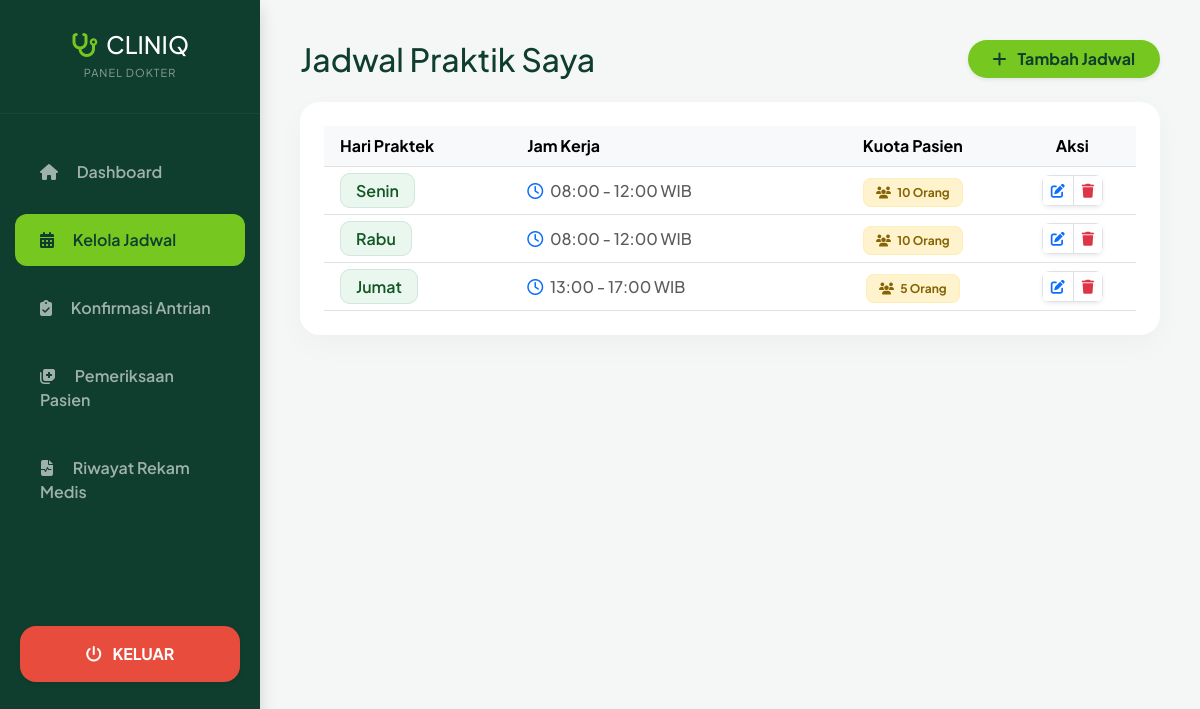
Screenshot of /dokter/jadwal.php (signed in) with the database file from the repository.
### tables this page shows
CREATE TABLE jadwal_dokter (
  id_jadwal INT AUTO_INCREMENT PRIMARY KEY,
  id_dokter INT NOT NULL,
  hari VARCHAR(20) NOT NULL,
  jam_mulai TIME NOT NULL,
  jam_selesai TIME NOT NULL,
  kuota INT DEFAULT 10,
  status VARCHAR(20) DEFAULT 'Aktif',
  FOREIGN KEY (id_dokter) REFERENCES dokter(id_dokter) ON DELETE CASCADE
);

### db.php (called while the page is built, shortened)
<?php
class DbConnection
{
    public function __construct($handle)
    {
        $this->handle = $handle;
    }
}
function db_query(?DbConnection $conn, string $query)
{
    $result = mysqli_query($conn->handle, $query);
    return $result;
}
function db_fetch_assoc($result): ?array
{
    if ($result instanceof mysqli_result) {
        $row = mysqli_fetch_assoc($result);
        return $row === null ? null : $row;
    }
    return null;
}

### dokter/jadwal.php (the view, shortened to what this page needs)
<?php
include '../koneksi.php';
$id_user = $_SESSION['id_user'];
$q_dokter = db_query($conn, "SELECT id_dokter FROM dokter WHERE id_user = '$id_user'");
$dokter = db_fetch_assoc($q_dokter);
$id_dokter = $dokter['id_dokter'];
?>
<!DOCTYPE html>
<html lang="id">
<head>
    <link href="https://cdn.jsdelivr.net/npm/bootstrap@5.3.0/dist/css/bootstrap.min.css" rel="stylesheet">
    <link rel="stylesheet" href="https://cdnjs.cloudflare.com/ajax/libs/font-awesome/6.4.0/css/all.min.css">
</head>
<body>
<?php include 'sidebar.php'; ?>
<div class="main-content">
    <div class="d-flex flex-column flex-md-row justify-content-between align-items-md-center gap-3 mb-4">
        <h2 class="fw-800 mb-0" style="color: var(--primary-green);">Jadwal Praktik Saya</h2>
        <a href="tambah_jadwal.php" class="btn rounded-pill px-4 shadow-sm fw-bold align-self-start align-self-md-auto" style="background: var(--accent-green); color: var(--primary-green); white-space: nowrap;">
            <i class="fas fa-plus me-2"></i> Tambah Jadwal
        </a>
    </div>
    <?php
    $query = "SELECT * FROM jadwal_dokter
              WHERE id_dokter = '$id_dokter'
              ORDER BY CASE hari
                  WHEN 'Senin' THEN 1
                  WHEN 'Selasa' THEN 2
                  WHEN 'Rabu' THEN 3
                  WHEN 'Kamis' THEN 4
                  WHEN 'Jumat' THEN 5
                  WHEN 'Sabtu' THEN 6
                  WHEN 'Minggu' THEN 7
                  ELSE 8
              END";
    $result = db_query($conn, $query);
    $schedules = [];
    if(db_num_rows($result) > 0) {
        while($row = db_fetch_assoc($result)) {
            $schedules[] = $row;
        }
    }
    ?>
    <div class="card card-jadwal p-4 d-none d-md-block">
        <div class="table-responsive">
            <table class="table table-hover align-middle mb-0">
                <thead class="table-light">
                    <tr>
                        <th class="ps-3">Hari Praktek</th>
                        <th>Jam Kerja</th>
                        <th class="text-center">Kuota Pasien</th>
                        <th class="text-center">Aksi</th>
                    </tr>
                </thead>
                <tbody>
                    <?php if(!empty($schedules)): ?>
                        <?php foreach($schedules as $row): ?>
                        <tr>
                            <td class="ps-3"><span class="badge-hari"><?php echo $row['hari']; ?></span></td>
                            <td class="text-muted fw-medium">
                                <i class="far fa-clock me-1 text-primary"></i>
                                <?php echo date('H:i', strtotime($row['jam_mulai'])) . " - " . date('H:i', strtotime($row['jam_selesai'])); ?> WIB
                            </td>
                            <td class="text-center">
                                <span class="badge-kuota"><i class="fas fa-users me-1"></i> <?php echo $row['kuota']; ?> Orang</span>
                            </td>
                            <td class="text-center">
                                <div class="btn-group shadow-sm rounded-3 overflow-hidden">
                                    <a href="edit_jadwal.php?id=<?php echo $row['id_jadwal']; ?>" class="btn btn-sm btn-white border" title="Edit Jadwal">
                                        <i class="fas fa-edit text-primary"></i>
                                    </a>
                                    <button onclick="hapusJadwal(<?php echo $row['id_jadwal']; ?>)" class="btn btn-sm btn-white border" title="Hapus Jadwal">
                                        <i class="fas fa-trash text-danger"></i>
                                    </button>
                                </div>
                            </td>
                        </tr>
                        <?php endforeach; ?>
                    <?php else: ?>
                        <tr><td colspan='4' class='text-center py-5 text-muted'>Anda belum mengatur jadwal praktik.</td></tr>
                    <?php endif; ?>
                </tbody>
            </table>
        </div>
    </div>
</div>
</body>
</html>

### dokter/jadwal.php (style rules this page uses)
:root { --primary-green: #0f3d2e; --accent-green: #76c720; --bg-light: #f4f7f6; }
body { background: var(--bg-light); font-family: 'Plus Jakarta Sans', sans-serif; color: #2d3436; }
.card-jadwal { border: none; border-radius: 20px; box-shadow: 0 10px 30px rgba(0,0,0,0.03); }
.badge-hari { background: #e9f7ef; color: #155724; border: 1px solid #d1e7dd; padding: 6px 15px; border-radius: 10px; font-weight: 600; }
.badge-kuota { background: #fff3cd; color: #856404; border: 1px solid #ffeeba; padding: 6px 12px; border-radius: 8px; font-weight: 700; font-size: 12px; }

### dokter/sidebar.php (style rules this page uses)
:root { --primary-green: #0f3d2e; --accent-green: #76c720; --bg-light: #f4f7f6; }
.main-content { margin-left: 260px; padding: 40px; transition: all 0.3s; }

### rows the page displays
jadwal_dokter: hari "Senin", jam_mulai "08:00", jam_selesai "12:00", kuota "10"
jadwal_dokter: hari "Rabu", jam_mulai "08:00", jam_selesai "12:00", kuota "10"
jadwal_dokter: hari "Jumat", jam_mulai "13:00", jam_selesai "17:00", kuota "5"
